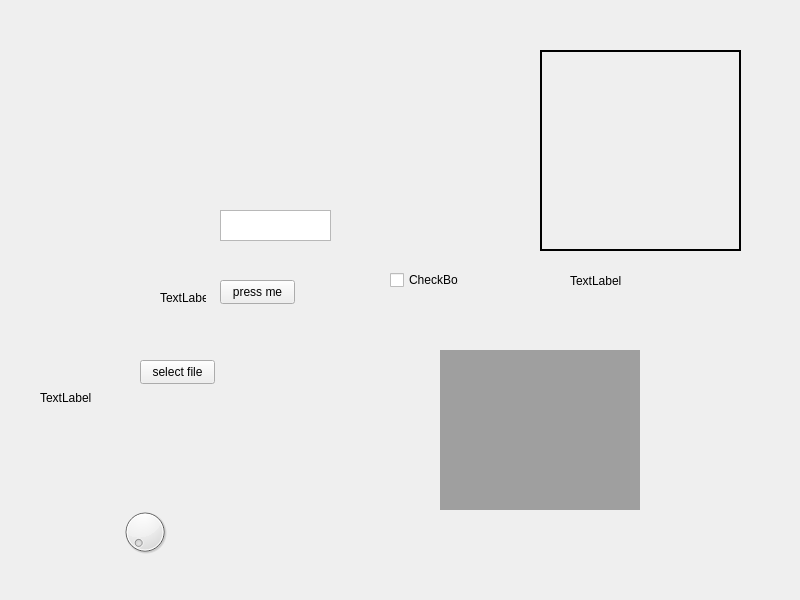
<?xml version="1.0" encoding="UTF-8"?>
<ui version="4.0">
 <class>qttest</class>
 <widget class="QWidget" name="qttest">
  <property name="enabled">
   <bool>true</bool>
  </property>
  <property name="geometry">
   <rect>
    <x>0</x>
    <y>0</y>
    <width>800</width>
    <height>600</height>
   </rect>
  </property>
  <property name="windowTitle">
   <string>qttest</string>
  </property>
  <widget class="QPushButton" name="pushButton">
   <property name="enabled">
    <bool>true</bool>
   </property>
   <property name="geometry">
    <rect>
     <x>220</x>
     <y>280</y>
     <width>75</width>
     <height>24</height>
    </rect>
   </property>
   <property name="text">
    <string>press me</string>
   </property>
   <property name="default">
    <bool>false</bool>
   </property>
  </widget>
  <widget class="QCheckBox" name="checkBox">
   <property name="geometry">
    <rect>
     <x>390</x>
     <y>270</y>
     <width>69</width>
     <height>20</height>
    </rect>
   </property>
   <property name="text">
    <string>CheckBox</string>
   </property>
  </widget>
  <widget class="QPlainTextEdit" name="plainTextEdit">
   <property name="geometry">
    <rect>
     <x>220</x>
     <y>210</y>
     <width>111</width>
     <height>31</height>
    </rect>
   </property>
  </widget>
  <widget class="QLabel" name="label">
   <property name="geometry">
    <rect>
     <x>160</x>
     <y>290</y>
     <width>46</width>
     <height>16</height>
    </rect>
   </property>
   <property name="text">
    <string>TextLabel</string>
   </property>
  </widget>
  <widget class="QPushButton" name="pushButton_2">
   <property name="geometry">
    <rect>
     <x>140</x>
     <y>360</y>
     <width>75</width>
     <height>24</height>
    </rect>
   </property>
   <property name="text">
    <string>select file</string>
   </property>
  </widget>
  <widget class="QLabel" name="label_2">
   <property name="geometry">
    <rect>
     <x>540</x>
     <y>50</y>
     <width>201</width>
     <height>201</height>
    </rect>
   </property>
   <property name="frameShape">
    <enum>QFrame::WinPanel</enum>
   </property>
   <property name="text">
    <string/>
   </property>
  </widget>
  <widget class="QMdiArea" name="mdiArea">
   <property name="geometry">
    <rect>
     <x>440</x>
     <y>350</y>
     <width>200</width>
     <height>160</height>
    </rect>
   </property>
  </widget>
  <widget class="QDial" name="dial">
   <property name="geometry">
    <rect>
     <x>120</x>
     <y>500</y>
     <width>50</width>
     <height>64</height>
    </rect>
   </property>
  </widget>
  <widget class="QLabel" name="label_3">
   <property name="geometry">
    <rect>
     <x>40</x>
     <y>390</y>
     <width>381</width>
     <height>16</height>
    </rect>
   </property>
   <property name="text">
    <string>TextLabel</string>
   </property>
  </widget>
  <widget class="QLabel" name="label_4">
   <property name="geometry">
    <rect>
     <x>570</x>
     <y>260</y>
     <width>131</width>
     <height>41</height>
    </rect>
   </property>
   <property name="text">
    <string>TextLabel</string>
   </property>
  </widget>
 </widget>
 <resources/>
 <connections/>
</ui>
